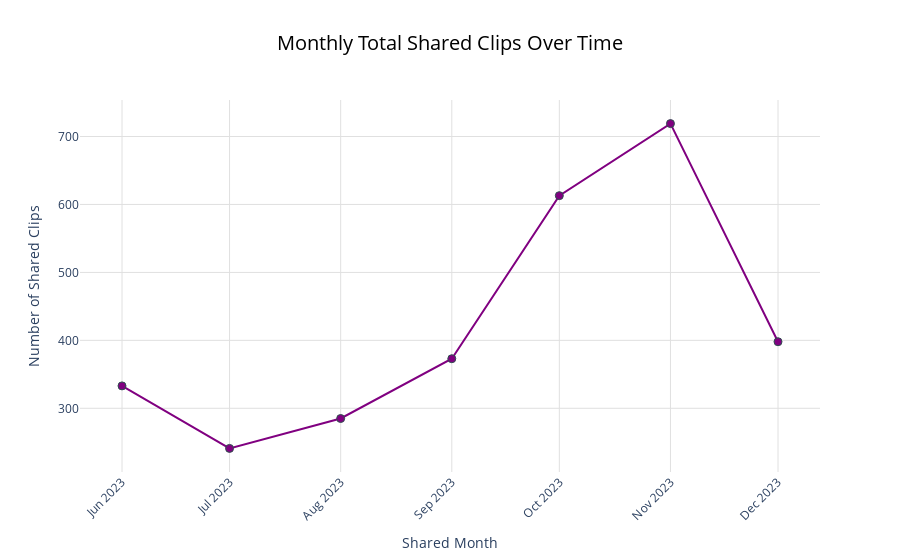

Write notebook code for a chart like this one.
### Code cell
import pandas as pd
import plotly.graph_objects as go
import plotly.io as pio

result5['shared_month'] = pd.to_datetime(result5['shared_month'])

# Sort the DataFrame by month to ensure the line chart progresses correctly
result5 = result5.sort_values(by='shared_month')

# Create the Plotly line chart
fig = go.Figure()

fig.add_trace(go.Scatter(
    x=result5['shared_month'],
    y=result5['total_shared_clips'],
    mode='lines+markers',
    name='Total Shared Clips',
    line=dict(color='purple', width=2),
    marker=dict(size=8, symbol='circle', line=dict(width=1, color='DarkSlateGrey'))
))

# Update layout for title and labels
fig.update_layout(
    title={
        'text': 'Monthly Total Shared Clips Over Time',
        'x': 0.5, # Center the title
        'xanchor': 'center',
        'font': dict(size=20, color='black')
    },
    xaxis_title='Shared Month',
    yaxis_title='Number of Shared Clips',
    xaxis=dict(
        tickmode='auto',
        nticks=len(result5['shared_month']), # Adjust number of ticks based on data points
        tickangle=-45,
        showgrid=True,
        gridcolor='#e0e0e0'
    ),
    yaxis=dict(
        showgrid=True,
        gridcolor='#e0e0e0'
    ),
    hovermode="x unified", # Shows hover info for all traces at the same x-position
    template="plotly_white" # Use a clean white background template
)

### Figure 1 — Plotly figure (JSON) as saved in the notebook; plotly's stock layout.template omitted (floating-point values rounded to 4 significant figures)
{"data": [{"line": {"color": "purple", "width": 2}, "marker": {"line": {"color": "DarkSlateGrey", "width": 1}, "size": 8, "symbol": "circle"}, "mode": "lines+markers", "name": "Total Shared Clips", "type": "scatter", "x": ["2023-06-01T00:00:00", "2023-07-01T00:00:00", "2023-08-01T00:00:00", "2023-09-01T00:00:00", "2023-10-01T00:00:00", "2023-11-01T00:00:00", "2023-12-01T00:00:00"], "y": [333, 241, 285, 373, 613, 719, 398]}], "layout": {"hovermode": "x unified", "title": {"font": {"color": "black", "size": 20}, "text": "Monthly Total Shared Clips Over Time", "x": 0.5, "xanchor": "center"}, "xaxis": {"gridcolor": "#e0e0e0", "nticks": 7, "showgrid": true, "tickangle": -45, "tickmode": "auto", "title": {"text": "Shared Month"}}, "yaxis": {"gridcolor": "#e0e0e0", "showgrid": true, "title": {"text": "Number of Shared Clips"}}}}
